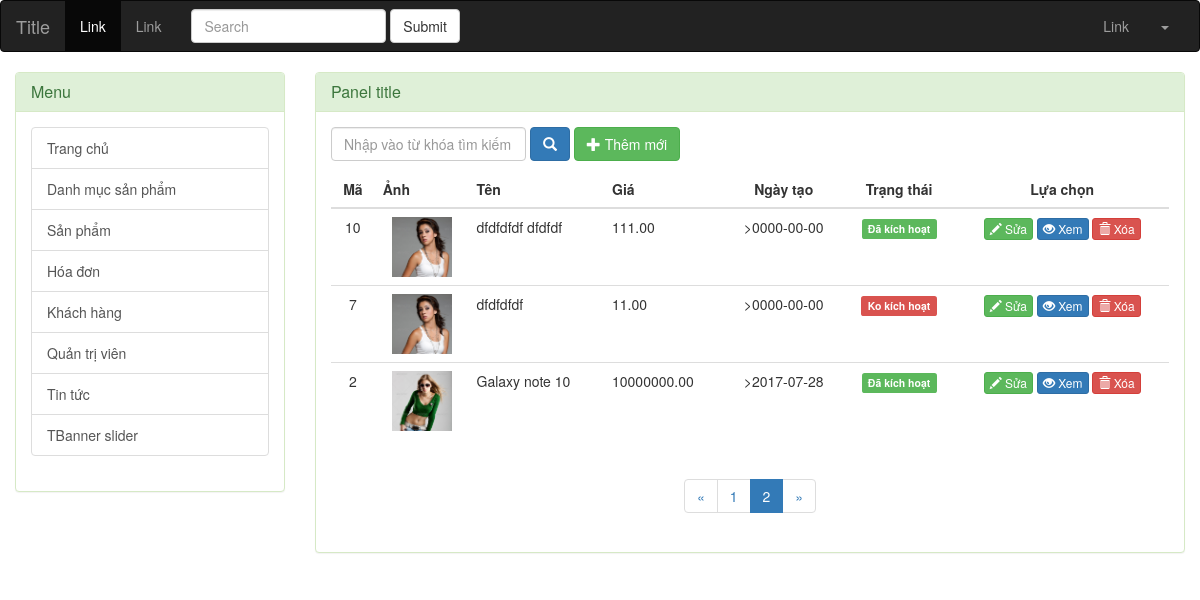
/admin/index.php?controller=san-pham&trang=2, run on the app's committed database.
### tables this page shows
CREATE TABLE `san_pham` (
  `Ma_sp` int(11) NOT NULL,
  `Ten_sp` varchar(255) NOT NULL,
  `Ma_dm` int(11) NOT NULL,
  `Anh_ap` varchar(255) DEFAULT NULL,
  `Mo_ta` text,
  `Gia_sp` decimal(10,2) DEFAULT NULL,
  `Gia_km` decimal(10,2) DEFAULT NULL,
  `Ngay_tao` date DEFAULT NULL,
  `Trang_thai` smallint(1) DEFAULT '1'
);

### admin/modules/san-pham/danh-sach.php (the view, shortened to what this page needs)
<?php
$ketqua1 = mysqli_query($conn,"SELECT * FROM san_pham");
$tong_so_dong = mysqli_num_rows($ketqua1);
$so_dong_tren_trang = 3;
$so_trang = ceil($tong_so_dong/$so_dong_tren_trang);
$trang_hien_tai = !empty($_GET['trang']) ? $_GET['trang'] : 1;
$bat_dau = ($trang_hien_tai - 1) * $so_dong_tren_trang;
$ketqua = mysqli_query($conn,"SELECT * FROM san_pham Order By Ma_sp DESC LIMIT $bat_dau,$so_dong_tren_trang");
?>
<div class="producs">
	<div class="panel panel-success">
		<div class="panel-heading">
			<h3 class="panel-title">Panel title</h3>
		</div>
		<div class="panel-body">
		<form action="" method="POST" class="form-inline" role="form">
			<div class="form-group">
				<input type="text" class="form-control" name="tu_khoa" placeholder="Nhập vào từ khóa tìm kiếm">
			</div>
			<button type="submit" class="btn btn-primary"><span class="glyphicon glyphicon-search"></span></button>
			<a href="index.php?controller=san-pham&view=them-moi" class="btn btn-success">
			<span class="glyphicon glyphicon-plus"></span>
			Thêm mới</a>
		</form>
			<table class="table">
				<thead>
					<tr>
						<th style="text-align:center">Mã</th>
						<th>Ảnh</th>
						<th>Tên</th>
						<th>Giá</th>
						<th style="text-align:center">Ngày tạo</th>
						<th style="text-align:center">Trạng thái</th>
						<th style="text-align:center">Lựa chọn</th>
					</tr>
				</thead>
				<tbody>
				<?php while ($dong = mysqli_fetch_assoc($ketqua)) { ?>
					<tr>
						<td style="text-align:center">
							<?php echo $dong['Ma_sp']; ?>
						</td>
						<td style="text-align:center">
							<img src="../uploads/<?php echo $dong['Anh_ap']; ?>" width="60">
						</td>
						<td><?php echo $dong['Ten_sp']; ?></td>
						<td><?php echo $dong['Gia_sp']; ?></td>
						<td style="text-align:center">
							><?php echo $dong['Ngay_tao']; ?>
						</td>
						<td style="text-align:center">
							<?php if ($dong['Trang_thai'] == 1) { ?>
								<label class="label label-success">Đã kích hoạt</label>
							<?php }else{ ?>
								<label class="label label-danger">Ko kích hoạt</label>
						<?php } ?>
						</td>
						<td style="text-align:center">
							<a href="index.php?controller=san-pham&view=chinh-sua&Ma_sp=<?php echo $dong['Ma_sp']; ?>" class="btn btn-xs btn-success">
								<span class="glyphicon glyphicon-pencil"></span> Sửa
							</a>
							<a href="#" class="btn btn-xs btn-primary">
								<span class="glyphicon glyphicon-eye-open"></span> Xem
							</a>
							<a href="index.php?controller=san-pham&view=delete&Ma_sp=<?php echo $dong['Ma_sp']; ?>" class="btn btn-xs btn-danger">
								<span class="glyphicon glyphicon-trash"></span> Xóa
							</a>
						</td>
					</tr>
				<?php } ?>
				</tbody>
			</table>
<?php
$lui = $trang_hien_tai > 1 ? $trang_hien_tai - 1:1;
$tien = $trang_hien_tai < $so_trang ? $trang_hien_tai + 1 : $trang_hien_tai;
?>
			<div class="text-center">
				<ul class="pagination">
				<li><a href="index.php?controller=san-pham&trang=<?php echo $lui;?>">&laquo;</a></li>
				<?php for($i = 1; $i<=$so_trang;$i++) :
				$active = $trang_hien_tai == $i ? 'active' : '';
				?>
					<li class="<?php echo $active; ?>"><a href="index.php?controller=san-pham&trang=<?php echo $i ?>"><?php echo $i ?></a></li>
				<?php endfor; ?>
					<li><a href="index.php?controller=san-pham&trang=<?php echo $tien; ?>">&raquo;</a></li>
				</ul>
			</div>
		</div>
	</div>
</div>

### data on the page
san_pham: Ma_sp "10", Anh_ap (picture), Ten_sp "dfdfdfdf dfdfdf", Gia_sp "111.00", Ngay_tao "0000-00-00", Trang_thai "Đã kích hoạt"
san_pham: Ma_sp "7", Anh_ap (picture), Ten_sp "dfdfdfdf", Gia_sp "11.00", Ngay_tao "0000-00-00", Trang_thai "Ko kích hoạt"
san_pham: Ma_sp "2", Anh_ap (picture), Ten_sp "Galaxy note 10", Gia_sp "10000000.00", Ngay_tao "2017-07-28", Trang_thai "Đã kích hoạt"
